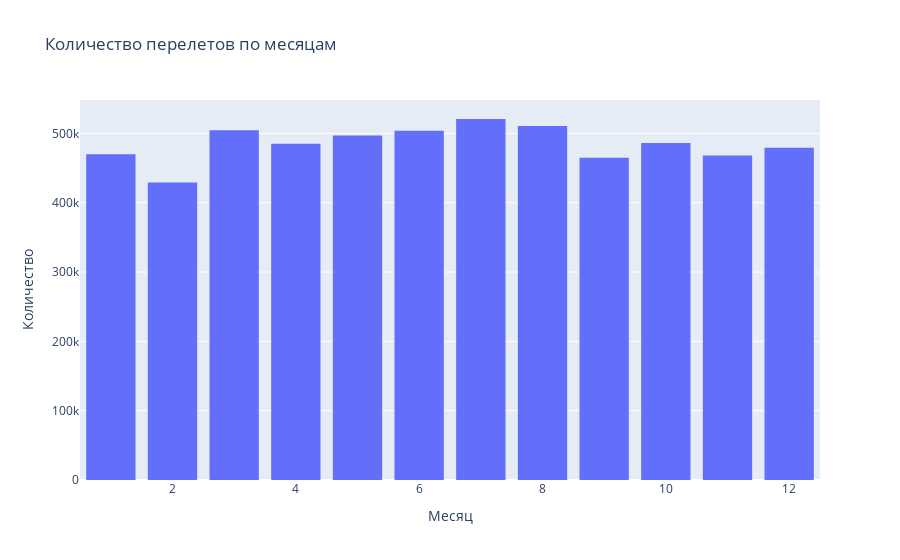

Notebook cell for this chart:
### Markdown cell above
гистограмма количества перелетов в каждый из месяцев 2015 года

### Code cell
fig = px.histogram(month_mean, x = 'month', y = 'count', title = 'Количество перелетов по месяцам', nbins = len(month_mean))
fig.update_layout(bargap = 0.2, xaxis_title = 'Месяц', yaxis_title = 'Количество')
fig.show()

### Figure 1 — Plotly figure (JSON) as saved in the notebook; plotly's stock layout.template omitted (floating-point values rounded to 4 significant figures)
{"data": [{"alignmentgroup": "True", "bingroup": "x", "histfunc": "sum", "hovertemplate": "month=%{x}<br>sum of count=%{y}<extra></extra>", "legendgroup": "", "marker": {"color": "#636efa", "pattern": {"shape": ""}}, "name": "", "nbinsx": 12, "offsetgroup": "", "orientation": "v", "showlegend": false, "type": "histogram", "x": [1, 2, 3, 4, 5, 6, 7, 8, 9, 10, 11, 12], "xaxis": "x", "y": [469968, 429191, 504312, 485151, 496993, 503897, 520718, 510536, 464946, 486165, 467972, 479230], "yaxis": "y"}], "layout": {"bargap": 0.2, "barmode": "relative", "legend": {"tracegroupgap": 0}, "title": {"text": "Количество перелетов по месяцам"}, "xaxis": {"anchor": "y", "domain": [0, 1], "title": {"text": "Месяц"}}, "yaxis": {"anchor": "x", "domain": [0, 1], "title": {"text": "Количество"}}}}
